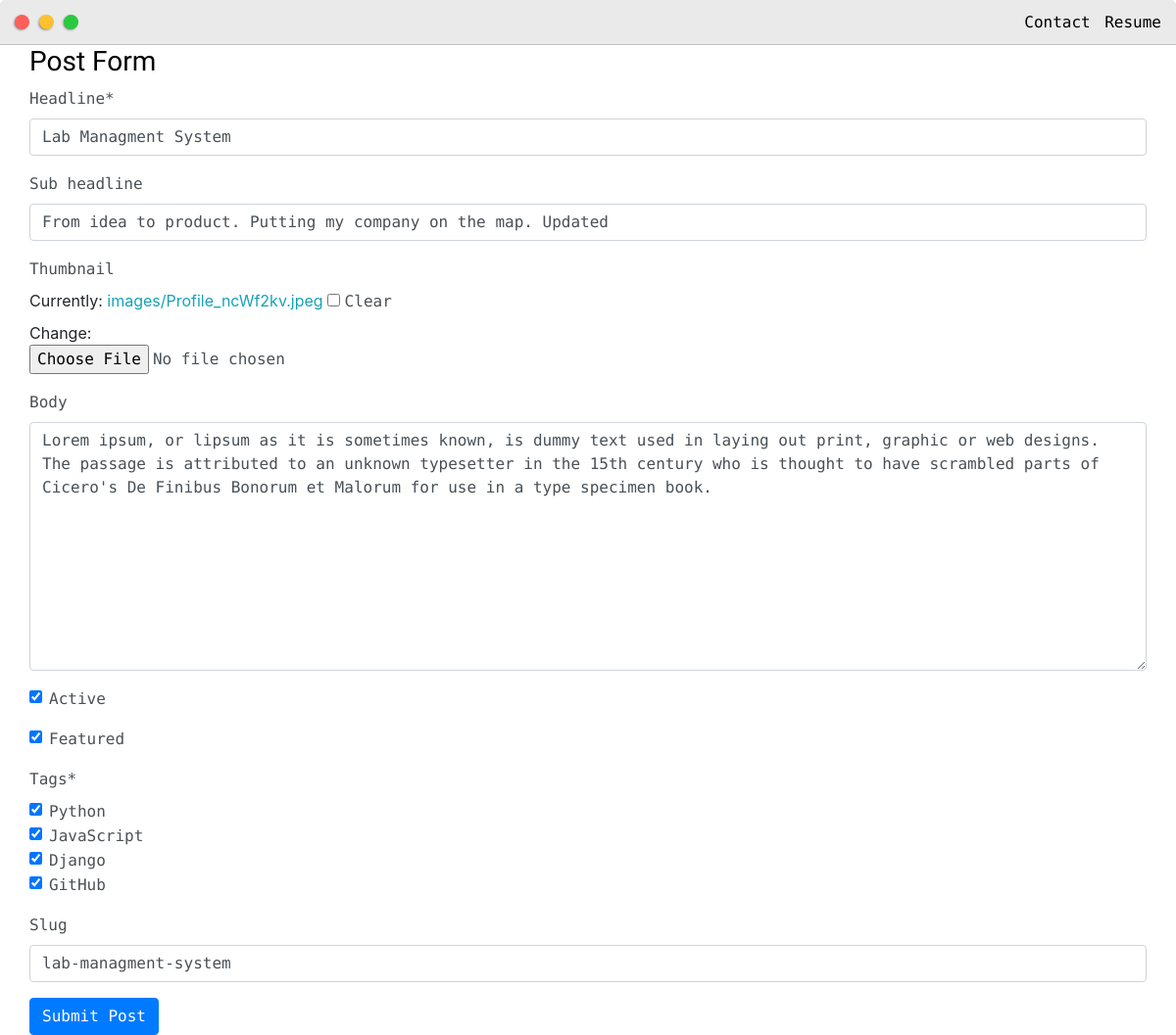
Page /update_post/lab-managment-system/ (signed in) on the committed database.
### base/models.py (models this page shows, shortened)
class Post(models.Model):
    headline = models.CharField(max_length=200)
    sub_headline = models.CharField(max_length=200, null=True, blank=True)
    thumbnail = models.ImageField(null=True, blank=True, upload_to="images", default="placeholder1.png")
    body = RichTextUploadingField(null=True, blank=True)
    created = models.DateTimeField(auto_now_add=True)
    active = models.BooleanField(default=False)
    featured = models.BooleanField(default=False)
    tags = models.ManyToManyField(Tag, null=True)
    slug = models.SlugField(null=True, blank=True)

### base/views.py (the view)
# urls.py: path('update_post/<slug:slug>/', views.updatePost, name='update_post'),
@login_required(login_url="home")
def updatePost(request, slug):
    post = Post.objects.get(slug=slug)
    form = PostForm(instance=post)
    if request.method == 'POST':
        form = PostForm(request.POST, request.FILES, instance=post)
        if form.is_valid():
            form.save()
        return redirect('posts')
    context = {'form': form}
    return render(request, 'base/post_form.html', context)

### base/forms.py
class PostForm(ModelForm):
    class Meta:
        model = Post
        fields = '__all__'
        widgets = {
            'tags': forms.CheckboxSelectMultiple(),
        }

### base/models.py (called while the page is built)
    def __str__(self):
        return self.name

### base/templates/base/post_form.html (shortened to what this page needs)
{% extends 'base/main.html' %}
{% load static %}
{% load crispy_forms_tags %}
{% block content %}
<div class="main-container">
    <h3>Post Form</h3>
    <form action="" method="POST" enctype="multipart/form-data">
        {{ form | crispy}}
        <input class="btn btn-primary" type="submit" value="Submit Post">
    </form>
</div>
{% endblock %}

### static/css/default.css (style rules this page uses)
:root { --mainColor:#eaeaea; --mainShadow: 20px 20px 60px #c7c7c7, -20px -20px 60px #ffffff; --mainRadius: 5px 5px 0 0; --secondaryColor:#fff; --secondaryShadow: 14px 14px 12px #f7f7f7, -14px -14px 12px #ffffff; --secondaryRadius: 5px;; --borderColor:#c1c1c1; --mainText:black; --secondaryText:#4b5156; --themeDotBorder: #24292e; --previewBg:rgb(251,249,243,0.8); --previewShadow:#f0ead6; --buttonColor:black; --inputField: inset 8px 8px 38px #ededed, inset -8px -8px 38px #ffffff; }
html,body { padding: 0; margin: 0; scroll-behavior: smooth; }
body * { transition: 0.4s; }
h1,h2,h3,h4,h5,h6,strong { color: var(--mainText); font-family: 'Russo One', sans-serif; font-weight: 500; }
p,li,span,label,input,textarea { color: var(--secondaryText); font-family: 'Roboto Mono', monospace; }
a { text-decoration: none; color: #17a2b8; }
h3 { font-size: 28px }
.main-container { width: 1200px; margin: 0 auto; }
@media screen and (max-width: 1200px) { .main-container { width: 95%; } }

### rows in the picture
Post: headline "Lab Managment System", sub_headline "From idea to product. Putting my company on the map. Updated", body "Lorem ipsum, or lipsum as it is sometimes known, is dummy text used in laying out print, graphic or web designs. The passage is attributed to an unknown typesetter in the 15th century who is thought to have scrambled parts of Cicero's De Finibus Bonorum et Malorum for use in a type specimen book.", active "☑", featured "☑", slug "lab-managment-system"
